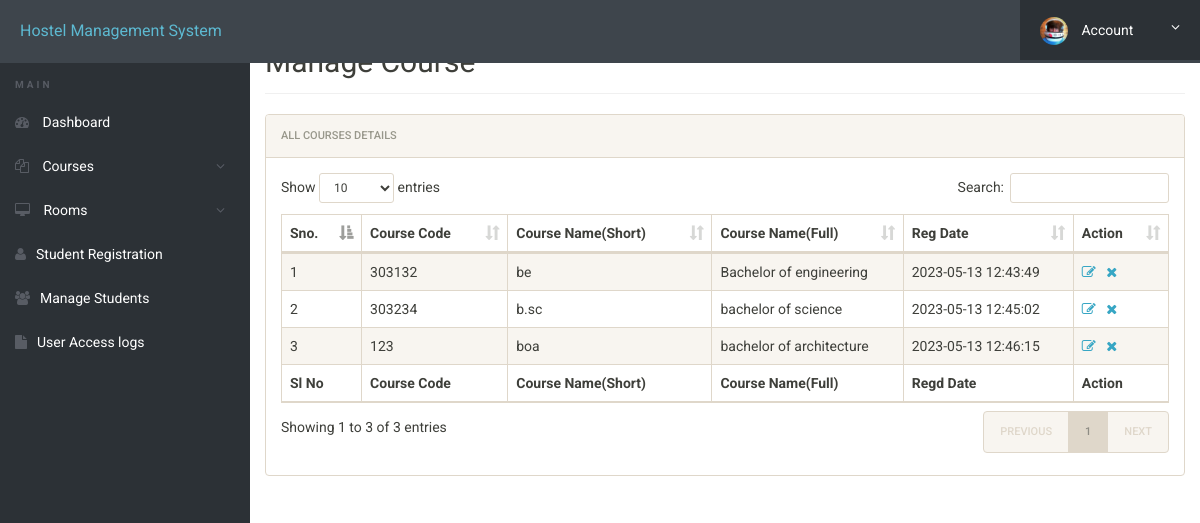
Page /admin/manage-courses.php (signed in) on the committed database.
### tables this page shows
CREATE TABLE `courses` (
  `id` int(11) NOT NULL,
  `course_code` varchar(255) NOT NULL,
  `course_sn` varchar(255) NOT NULL,
  `course_fn` varchar(255) NOT NULL,
  `posting_date` timestamp NOT NULL DEFAULT current_timestamp()
);

### admin/manage-courses.php (the view, shortened to what this page needs)
<?php
include('includes/config.php');
?>
<!doctype html>
<html lang="en" class="no-js">
<head>
	<link rel="stylesheet" href="css/font-awesome.min.css">
	<link rel="stylesheet" href="css/bootstrap.min.css">
	<link rel="stylesheet" href="css/dataTables.bootstrap.min.css">
	<link rel="stylesheet" href="css/bootstrap-social.css">
	<link rel="stylesheet" href="css/bootstrap-select.css">
	<link rel="stylesheet" href="css/fileinput.min.css">
	<link rel="stylesheet" href="css/awesome-bootstrap-checkbox.css">
	<link rel="stylesheet" href="css/style.css">
</head>
<body>
	<?php include('includes/header.php');?>
	<div class="ts-main-content">
			<?php include('includes/sidebar.php');?>
		<div class="content-wrapper">
			<div class="container-fluid">
				<div class="row">
					<div class="col-md-12">
						<h2 class="page-title">Manage Course</h2>
						<div class="panel panel-default">
							<div class="panel-heading">All Courses Details</div>
							<div class="panel-body">
								<table id="zctb" class="display table table-striped table-bordered table-hover" cellspacing="0" width="100%">
									<thead>
										<tr>
											<th>Sno.</th>
											<th>Course Code</th>
											<th>Course Name(Short)</th>
											<th>Course Name(Full)</th>
											<th>Reg Date </th>
											<th>Action</th>
										</tr>
									</thead>
									<tfoot>
										<tr>
											<th>Sl No</th>
											<th>Course Code</th>
											<th>Course Name(Short)</th>
											<th>Course Name(Full)</th>
											<th>Regd Date</th>
											<th>Action</th>										</tr>
									</tfoot>
									<tbody>
<?php
$ret="select * from courses";
$stmt= $mysqli->prepare($ret) ;
$stmt->execute() ;
$res=$stmt->get_result();
$cnt=1;
while($row=$res->fetch_object())
	  {
	  	?>
<tr><td><?php echo $cnt;;?></td>
<td><?php echo $row->course_code;?></td>
<td><?php echo $row->course_sn;?></td>
<td><?php echo $row->course_fn;?></td>
<td><?php echo $row->posting_date;?></td>
<td><a href="edit-course.php?id=<?php echo $row->id;?>"><i class="fa fa-edit"></i></a>&nbsp;&nbsp;
<a href="manage-courses.php?del=<?php echo $row->id;?>" onclick="return confirm("Do you want to delete");"><i class="fa fa-close"></i></a></td>
										</tr>
									<?php
$cnt=$cnt+1;
									 } ?>
									</tbody>
								</table>
							</div>
						</div>
					</div>
				</div>
			</div>
		</div>
	</div>
</body>
</html>

### admin/css/style.css (style rules this page uses)
html { font-size: 14px; }
@media only screen and (min-width: 480px) { html { font-size: 17px; } }
@media only screen and (min-width: 768px) { html { font-size: 14px; } }
body { font-size: 1em; }
a { color: #37a6c4; }
.panel { overflow: hidden; }
.page-title { padding-bottom: 15px; margin-bottom: 20px; border-bottom: 1px solid #f0f0f0; }
.ts-main-content .content-wrapper { padding-top: 15px; margin-top: 10px; }
@media only screen and (min-width: 992px) { .ts-main-content .content-wrapper { margin-left: 250px; } }

### rows in the picture
courses: course_code "303132", course_sn "be", course_fn "Bachelor of engineering", posting_date "2023-05-13 12:43:49"
courses: course_code "303234", course_sn "b.sc", course_fn "bachelor of science", posting_date "2023-05-13 12:45:02"
courses: course_code "123", course_sn "boa", course_fn "bachelor of architecture", posting_date "2023-05-13 12:46:15"
